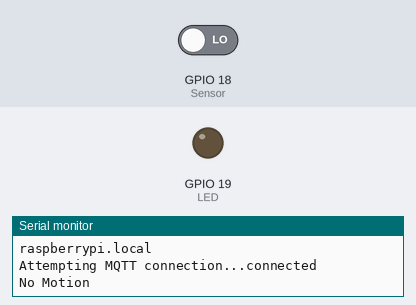
Simulated run of this program. Board: ESP32. Shown: output pins drawn as LEDs (lit = HIGH), the last lines printed to the serial monitor. Inputs (shaded band) come from the test bench; at power-on: GPIO 18 (Sensor) LOW. WiFi joins after 1.5 s; servers stay silent unless stated; no MQTT or app messages arrive unless stated.

Above: at 2.7 s.
2.8 s: GPIO 18 (Sensor) driven HIGH
At 5.8 s:
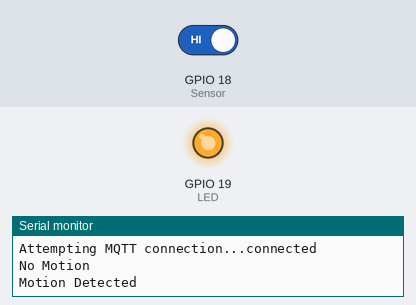
6.6 s: GPIO 18 (Sensor) driven LOW
At 8.1 s:
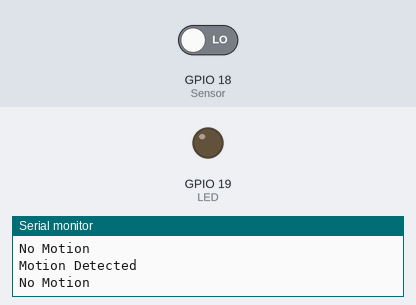
Timing chart, 0 to 9.6 s (numbered marks = the images above; inputs shaded):
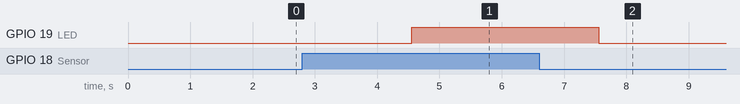

The program:

main.cpp
```cpp
// include the version we want to build for:

#include <RCWL_Tal.h>
//#include <PIR-Tal.h>
//#include <ldr_yasmin.h>
//#include <pms_yasmin.h>
//#include <ldr_and_pms.h>
//#include <Ultrasonic_Yasmin.h>


/* //example setup
void setup() {
  stpLoop();

}

void loop() {
  cnctLoop();

  }  */ 
```

RCWL_Tal.h
```cpp
#include <utils.h> // load the utilities file which includes useful functions we wrote

#define Sensor 18
#define LED 19 // for debugging, removed in final version

void setup()
{
   stpLoop(); // Begin wifi and serial connection - see utils file
   pinMode(Sensor, INPUT);
   pinMode(LED, OUTPUT);
}

void loop()
{
   cnctLoop(); // Connection sequence - (see utils file)
   if (digitalRead(Sensor))
   {
      digitalWrite(LED, HIGH); // for debugging, removed in final version
      Serial.println("Motion Detected");
      client.publish("esp32/RCWL", "RCWL (FLL): Motion Detected.");
   }
   else
   {
      digitalWrite(LED, LOW); // for debugging, removed in final version
      Serial.println("No Motion");
      client.publish("esp32/RCWL", "RCWL (FLL): No Motion.");
   }
   delay(3000);
}
```

utils.h
```cpp
#include <Arduino.h>
#include <WiFi.h>
#include <PubSubClient.h>
#include <Wire.h>

const char *ssid = "Robotica"; // wifi network name
const char *password = "dcrf55rfvt66"; // wifi network pass

const char *mqtt_server = "raspberrypi.local"; // MQTT Broker (raspberry pi) IP address
const int mqtt_port = 4590; // MQTT port

WiFiClient espClient;
PubSubClient client(espClient);

void stpLoop() // void setup function with all the wifi and communications stuff
{
  Serial.begin(115200);
  Serial.println();
  Serial.print("Connecting to ");
  Serial.println(ssid);
  WiFi.begin(ssid, password);
  while (WiFi.status() != WL_CONNECTED)
  {
    delay(500);
    Serial.print("."); // write dots until connected
  }
  client.setServer(mqtt_server, mqtt_port); // setup mqtt connection
  Serial.println("");
  Serial.println("WiFi connected!");
  Serial.println("IP address: ");
  Serial.println(WiFi.localIP());
  Serial.println("MQTT server address: ");
  Serial.println(mqtt_server); // print connection info and stuffs
}

void cnctLoop() // basic function to keep the communication running in the loop
{
  if (!client.connected())
  {
    while (!client.connected()) // Loop until we're reconnected
    {
      Serial.print("Attempting MQTT connection...");
      if (client.connect("ESP32Client")) // Attempt to connect
      {
        Serial.println("connected");
      }
      else
      {
        Serial.print("failed, error code: ");
        Serial.print(client.state());
        Serial.println(" try again in 5 seconds");
        // Wait 5 seconds before retrying
        delay(5000);
      }
    }
  }
  client.loop();
}

void callback(char *topic, byte *message, unsigned int length) // this is if we need to recieve data with an arduino,
{                                                              // we most likely wont so this wont be used
  Serial.print("Message arrived on topic: ");
  Serial.print(topic);
  Serial.print(". Message: ");
  String messageTemp;
  for (int i = 0; i < length; i++)
  {
    Serial.print((char)message[i]);
    messageTemp += (char)message[i];
  }
  Serial.println();
}
```

Measured:
- after the input at 2.8 s, GPIO 19 (LED): LOW → HIGH after 1.8 s
- after the input at 6.6 s, GPIO 19 (LED): HIGH → LOW after 0.96 s
